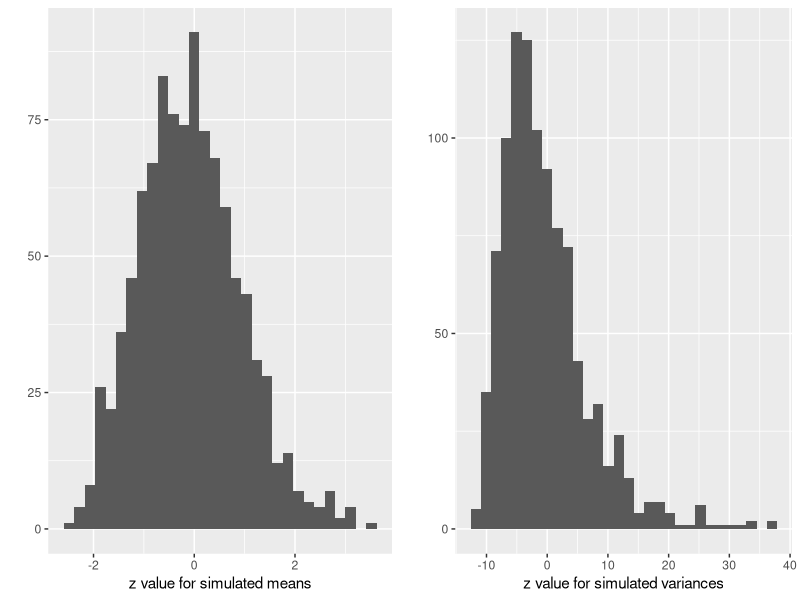
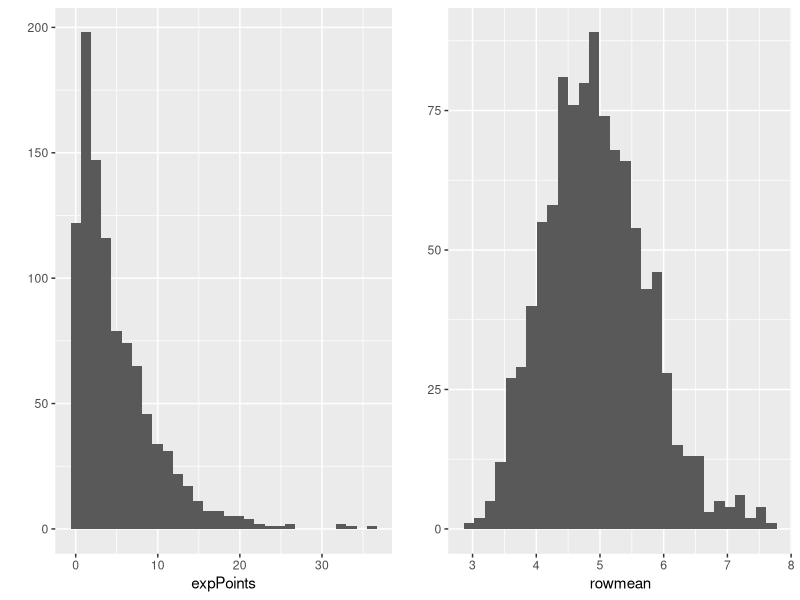

The R source for these figures, in order:
## ---- chunk 1
lambda = .2
n = 10
rexp(n,lambda)
mean=1/lambda
sd = 1/lambda
var = sd^2

# comparison of simluataion mean and theoretical mean
matrix1 <- matrix(rexp(40000,.2),nrow=1000,ncol=40)


## ---- chunk 2
rowmean <- apply(matrix1,1,mean)
simulationMean <- mean(rowmean)
rbind(mean, simulationMean)
z1 = sqrt(40)*(rowmean-mean)/sd


rowvar <- apply(matrix1,1,var)
simulationVar <- mean(rowvar)
rbind(var, simulationVar)
z2 = (rowvar-var)*sqrt(n)/sd
library(ggplot2)
library(gridExtra)
plot1 <- qplot(z1, geom="histogram", xlab="z value for simulated means")
plot2 <- qplot(z2, geom="histogram", xlab="z value for simulated variances")
grid.arrange(plot1,plot2, nrow=1, ncol=2)
## ---- chunk 3

expPoints <- rexp(1000,.2)
plot11 <- qplot(expPoints, geom="histogram")
plot21 <- qplot(rowmean, geom="histogram")
grid.arrange(plot11,plot21,nrow=1,ncol=2)


